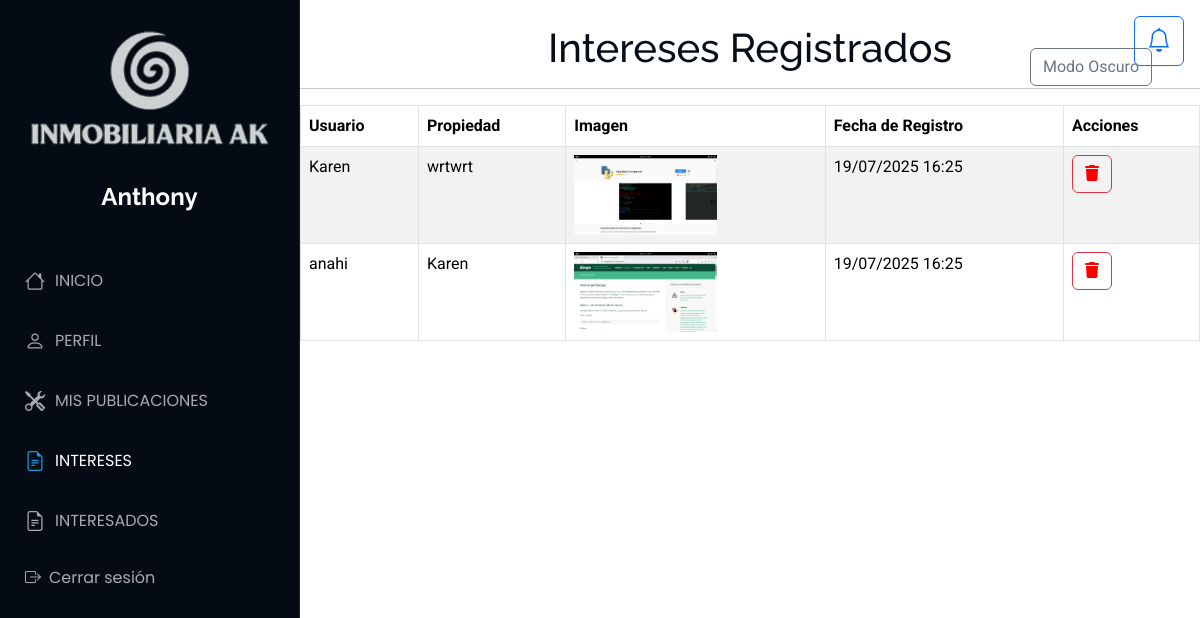
Screenshot of /Interez/intereses (signed in) with the database file from the repository.
### Aplicaciones/Usuario/models.py (models this page shows)
class Usuario(models.Model):
    usuario = models.CharField(max_length=150, unique=True)
    contrasena = models.CharField(max_length=128)
    correo = models.EmailField(unique=True,null=True, blank=True)
    telefono = models.CharField(null=True, blank=True)
    fecha_registro = models.DateTimeField(auto_now_add=True,null=True, blank=True)
    telegram_id = models.CharField(max_length=50, null=True, blank=True)

### Aplicaciones/Interez/models.py (models this page shows)
class Interez(models.Model):
    usuario = models.ForeignKey(Usuario, on_delete=models.CASCADE)
    propiedad = models.ForeignKey(Propiedad, on_delete=models.CASCADE)
    fecha_interes = models.DateTimeField(auto_now_add=True)

### Aplicaciones/Publicaciones/models.py (models this page shows)
class Propiedad(models.Model):
    id_propiedad = models.AutoField(primary_key=True)
    titulo = models.CharField(max_length=200)
    imagen = models.FileField(upload_to='propiedades/')
    descripcion = models.TextField()
    precio = models.DecimalField(max_digits=12, decimal_places=2)
    ubicacion=models.CharField(max_length=200,null=True,blank=True)
    usuario = models.ForeignKey(Usuario, on_delete=models.CASCADE)
    latitud = models.DecimalField(max_digits=9, decimal_places=7)
    longitud = models.DecimalField(max_digits=10, decimal_places=7)
    estado = models.CharField(max_length=50)
    fecha_publicacion = models.DateTimeField(auto_now_add=True)
    fecha_actualizacion = models.DateTimeField(auto_now=True,null=True,blank=True)

### Aplicaciones/Interez/views.py (the view)
# urls.py: path('intereses', views.intereses, name='intereses'),
def intereses(request):
    if 'usuario_id' not in request.session:
        messages.error(request, "Debes iniciar sesión para ver tus intereses.")
        return redirect('iniciosesion')
    usuario = get_object_or_404(Usuario, id=request.session['usuario_id'])
    intereses = Interez.objects.select_related('usuario', 'propiedad').filter(usuario=usuario)
    return render(request, 'intereses.html', {'intereses': intereses})

### Aplicaciones/Interez/templates/intereses.html (shortened to what this page needs)
{% extends 'plantilla.html' %}
{% load static %}
{% block body %}
<main>
    <br>
    <h1 class="text-center">Intereses Registrados</h1>
    <hr>
    <table class="table table-bordered table-striped table-hover">
        <thead>
            <tr>
                <th>Usuario</th>
                <th>Propiedad</th>
                <th>Imagen</th>
                <th>Fecha de Registro</th>
                <th>Acciones</th>
            </tr>
        </thead>
        <tbody>
            {% for interes in intereses %}
            <tr>
                <td>{{ interes.propiedad.usuario.usuario  }}</td>
                <td>{{ interes.propiedad.titulo }}</td>
                <td>
                    {% if interes.propiedad.imagen %}
                        <img src="{{ interes.propiedad.imagen.url }}" alt="" height="80px">
                    {% else %}
                        Ninguna
                    {% endif %}
                </td>
                <td>{{ interes.fecha_interes|date:"d/m/Y H:i" }}</td>
                <td>
                    <a style="color: red;" href="#" onclick="confirmarEliminacion('{{ interes.id }}')" class="btn btn-outline-danger"><i class="fa fa-trash"></i></a>
                </td>
            </tr>
            {% endfor %}
        </tbody>
    </table>
    <br>
    <br>
</main>
{% endblock %}

### Aplicaciones/templates/plantilla.html (shortened to what this page needs)
{% load static %}
<!DOCTYPE html>
<html lang="en">
<head>
  <link href="https://cdn.jsdelivr.net/npm/bootstrap@5.3.3/dist/css/bootstrap.min.css" rel="stylesheet">
  <link href="https://cdn.jsdelivr.net/npm/bootstrap-icons/font/bootstrap-icons.css" rel="stylesheet" />
<link rel="stylesheet" href="https://cdnjs.cloudflare.com/ajax/libs/font-awesome/6.7.2/css/all.min.css" />
  <link href="{% static 'plantilla/Port/assets/vendor/bootstrap-icons/bootstrap-icons.css' %}" rel="stylesheet">
  <link href="{% static 'plantilla/Port/assets/vendor/aos/aos.css' %}" rel="stylesheet">
  <link href="{% static 'plantilla/Port/assets/vendor/glightbox/css/glightbox.min.css' %}" rel="stylesheet">
  <link href="{% static 'plantilla/Port/assets/vendor/swiper/swiper-bundle.min.css' %}" rel="stylesheet">
  <link href="{% static 'plantilla/Port/assets/css/main.css' %}" rel="stylesheet">
</head>
<body class="index-page">
  <header id="header" class="header dark-background d-flex flex-column">
    <br>
    <img src="/static/img/FOTO.png" alt="" ><br>
      <a href="#" class="logo d-flex align-items-center justify-content-center">
        <h1 class="sitename">
          {% if request.session.usuario_nombre %}
            {{ request.session.usuario_nombre }}
          {% else %}
            Invitado
          {% endif %}
        </h1>
      </a>
    <nav id="navmenu" class="navmenu">
      <ul><br>
        <li><a href="{% url 'inicios' %}" class="{% if request.resolver_match.url_name == 'inicios' %}active{% endif %}">
          <i class="bi bi-house navicon"></i> INICIO</a></li>
        <li><a href="{% url 'perfil_usuario' %}" class="{% if request.resolver_match.url_name == 'perfil_usuario' %}active{% endif %}">
          <i class="bi bi-person navicon"></i> PERFIL</a></li>
        <li><a href="{% url 'iniciopu' %}" class="{% if request.resolver_match.url_name == 'iniciopu' %}active{% endif %}">
          <i class="bi bi-tools navicon"></i> MIS PUBLICACIONES</a></li>
        <li><a href="{% url 'intereses' %}" class="{% if request.resolver_match.url_name == 'intereses' %}active{% endif %}">
          <i class="bi bi-file-earmark-text navicon"></i> INTERESES</a></li>
        <li><a href="{% url 'mis_interesados' %}" class="{% if request.resolver_match.url_name == 'mis_interesados' %}active{% endif %}">
          <i class="bi bi-file-earmark-text navicon"></i> INTERESADOS</a></li>
        <li><a href="#" onclick="confirmarCerrarSesion()"><i class="bi bi-box-arrow-right me-2"></i> Cerrar sesión</a></li>
      </ul>
  </header>
{% block body %}
{% endblock %}
<a href="{% url 'notificaciones' %}"
   id="btn-notificaciones"
   class="btn btn-outline-primary position-fixed top-0 end-0 m-3"
   style="z-index: 1050;">
  <i class="bi bi-bell" style="font-size: 1.5rem;"></i>
</a>
<button id="btn-toggle-theme" class="btn btn-outline-secondary position-fixed top-0 end-0 m-5" style="z-index: 5050;">
</button>
</body>
</html>

### tiendamue/static/plantilla/Port/assets/css/main.css (style rules this page uses)
:root { --default-font: "Roboto", system-ui, -apple-system, "Segoe UI", Roboto, "Helvetica Neue", Arial, "Noto Sans", "Liberation Sans", sans-serif, "Apple Color Emoji", "Segoe UI Emoji", "Segoe UI Symbol", "Noto Color Emoji"; --heading-font: "Raleway", sans-serif; --nav-font: "Poppins", sans-serif; }
:root { --background-color: #ffffff; --default-color: #272829; --heading-color: #050d18; --accent-color: #149ddd; --surface-color: #ffffff; --contrast-color: #ffffff; }
:root { --nav-color: #a8a9b4; --nav-hover-color: #ffffff; --nav-mobile-background-color: #040b14; --nav-dropdown-background-color: #040b14; --nav-dropdown-color: #a8a9b4; --nav-dropdown-hover-color: #ffffff; }
.dark-background { --background-color: #040b14; --default-color: #ffffff; --heading-color: #ffffff; --surface-color: #151f2b; --contrast-color: #ffffff; }
:root { scroll-behavior: smooth; }
body { color: var(--default-color); background-color: var(--background-color); font-family: var(--default-font); }
a { color: var(--accent-color); text-decoration: none; transition: 0.3s; }
h1, h2, h3, h4, h5, h6 { color: var(--heading-color); font-family: var(--heading-font); }
.header { color: var(--default-color); background-color: var(--background-color); position: fixed; top: 0; left: 0; bottom: 0; padding: 0 15px; width: 300px; transition: all ease-in-out 0.3s; overflow-y: auto; z-index: 997; border-right: 1px solid color-mix(in srgb, var(--default-color), transparent 90%); }
.header .logo { line-height: 1; margin-bottom: 15px; }
.header .logo h1 { font-size: 24px; margin: 0; font-weight: 700; color: var(--heading-color); }
@media (min-width: 1200px) { .header~main, .header~#footer { margin-left: 300px; } }
.navmenu { padding: 0; z-index: 9997; }
.navmenu ul { list-style: none; padding: 0 0 20px 0; margin: 0; }
.navmenu a, .navmenu a:focus { color: var(--nav-color); padding: 15px 10px; font-family: var(--nav-font); font-size: 16px; font-weight: 400; display: flex; align-items: center; white-space: nowrap; transition: 0.3s; width: 100%; }
.navmenu a .navicon, .navmenu a:focus .navicon { font-size: 20px; margin-right: 10px; }
.navmenu a:hover, .navmenu .active, .navmenu .active:focus { color: var(--nav-hover-color); }
.navmenu a:hover .navicon, .navmenu .active .navicon, .navmenu .active:focus .navicon { color: var(--accent-color); }

### Aplicaciones/templates/plantilla.html (style rules this page uses)
#btn-notificaciones { position: fixed; top: 15px; right: 15px; z-index: 1050; }

### rows the page displays
Usuario: session.usuario_nombre "Anthony"
Interez: propiedad.usuario.usuario "Karen", propiedad.titulo "wrtwrt", propiedad.imagen (picture), fecha_interes "19/07/2025 16:25"
Interez: propiedad.usuario.usuario "anahi", propiedad.titulo "Karen", propiedad.imagen (picture), fecha_interes "19/07/2025 16:25"
